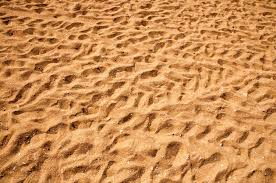
//> input picture project4/sand_texture.jfif, 276 x 183 px, given in place of the camera
$ ./featureDetection   (built with g++ and OpenCV 4)
//> lines starting //> are read from the running program, lines starting //| are printed output that depends on the picture; after the words box and inside, x2 and y2 are one past the last pixel; in counts of white or black regions, pixels touching at a corner belong together
#include <opencv2/opencv.hpp>
#include <iostream>

int main()
{
    cv::VideoCapture cap(0);
    if (!cap.isOpened())
    {
        std::cerr << "Error: Couldn't open camera.\n";
        return -1;
    }

    cv::namedWindow("Harris Corners", cv::WINDOW_AUTOSIZE);

    int blockSize = 2;
    int apertureSize = 3;
    double k = 0.04;
    int thresh = 200;

    cv::createTrackbar("Threshold: ", "Harris Corners", &thresh, 255);

    while (true)
    {
        cv::Mat frame, gray, dst, dst_norm, dst_norm_scaled;
        cap >> frame;
//> frame is the input picture: 183 rows x 276 cols, CV_8UC3; mean B, G, R 85.5, 143.1, 204.9
        if (frame.empty())
            break;

        cv::cvtColor(frame, gray, cv::COLOR_BGR2GRAY);
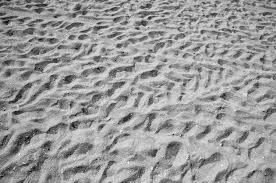
//> gray: 183 rows x 276 cols, CV_8UC1; min 10, max 241, mean 155
        cv::cornerHarris(gray, dst, blockSize, apertureSize, k);
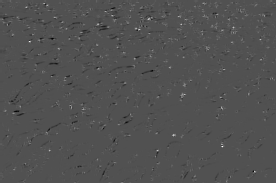
//> dst: 183 rows x 276 cols, CV_32FC1; min -0.0025, max 0.00535, mean 1.39e-05; drawn with min black and max white

        cv::normalize(dst, dst_norm, 0, 255, cv::NORM_MINMAX, CV_32FC1, cv::Mat());
        cv::convertScaleAbs(dst_norm, dst_norm_scaled);

        for (int i = 0; i < dst_norm.rows; i++)
        {
            for (int j = 0; j < dst_norm.cols; j++)
            {
                if ((int)dst_norm.at<float>(i, j) > thresh)
                {
                    cv::circle(frame, cv::Point(j, i), 5, cv::Scalar(0, 0, 255), 2, 8, 0);
                }
            }
        }
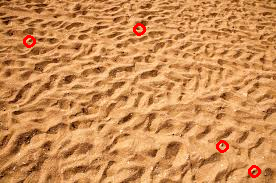
//> frame: 183 rows x 276 cols, CV_8UC3; 0.71% of pixels changed, all inside (x1, y1, x2, y2) = (23, 23, 261, 178)

        cv::imshow("Harris Corners", frame);

        char key = cv::waitKey(1);
//> the Esc key is pressed
        if (key == 27 || cv::getWindowProperty("Harris Corners", cv::WND_PROP_VISIBLE) < 1)
            break;
    }

    cap.release();
    cv::destroyAllWindows();
    return 0;
}
